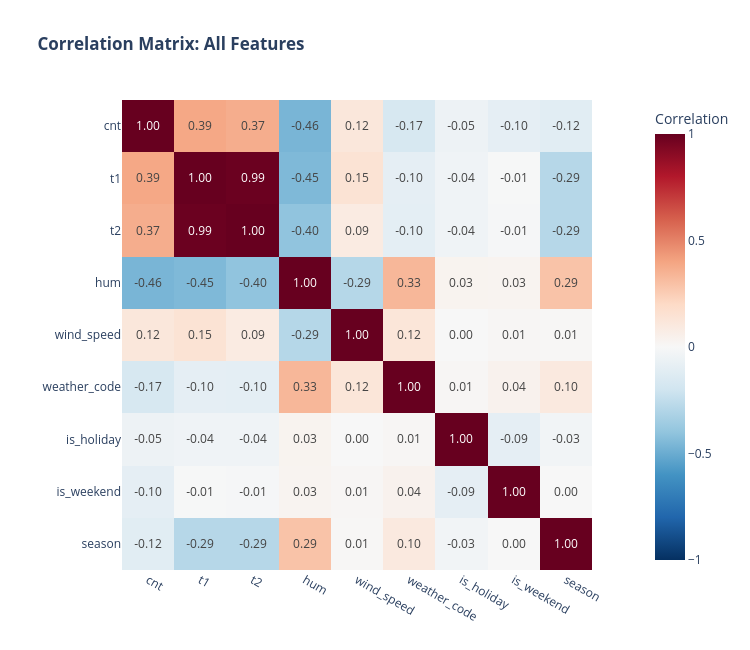

The notebook cell saved with this chart:
### Markdown cell above
- The Physics (t1 vs t2): The tight diagonal proves t1 and t2 are highly collinear, though they "fan out" below 10°C because wind chill pulls the feels-like temperature down.

- The Sweet Spot (Crimson): Bike demand is non-linear and peaks dramatically in the pleasant 20°C to 28°C "Goldilocks zone".

- The Extremes (Blue): Rentals drop to near-zero in freezing cold (bottom-left) and start to taper off once it gets uncomfortably hot (top-right).

### Code cell
# 1. Select the numeric columns from your df.info()
numeric_cols = ['cnt', 't1', 't2', 'hum', 'wind_speed', 'weather_code', 'is_holiday', 'is_weekend', 'season']

# 2. Compute the Pearson correlation matrix
corr_matrix = df[numeric_cols].corr()

# 3. Plot the interactive heatmap
fig_corr = px.imshow(
    corr_matrix,
    text_auto='.2f',                  # Displays values rounded to 2 decimals
    color_continuous_scale='RdBu_r',  # Red for positive correlation, Blue for negative
    zmin=-1, zmax=1,                  # Standard correlation boundaries
    labels=dict(color="Correlation"),
    title="<b>Correlation Matrix: All Features</b>",
    template="plotly_white"
)

fig_corr.update_layout(width=750, height=650)
fig_corr.show()

### Figure 1 — Plotly figure (JSON) as saved in the notebook; plotly's stock layout.template omitted (floating-point values rounded to 4 significant figures)
{"data": [{"coloraxis": "coloraxis", "hovertemplate": "x: %{x}<br>y: %{y}<br>Correlation: %{z}<extra></extra>", "name": "0", "texttemplate": "%{z:.2f}", "type": "heatmap", "x": ["cnt", "t1", "t2", "hum", "wind_speed", "weather_code", "is_holiday", "is_weekend", "season"], "xaxis": "x", "y": ["cnt", "t1", "t2", "hum", "wind_speed", "weather_code", "is_holiday", "is_weekend", "season"], "yaxis": "y", "z": [[1.0, 0.3888, 0.369, -0.4629, 0.1163, -0.1666, -0.0517, -0.0965, -0.1162], [0.3888, 1.0, 0.9883, -0.4478, 0.1455, -0.09711, -0.04223, -0.005342, -0.2859], [0.369, 0.9883, 1.0, -0.4035, 0.08841, -0.09839, -0.04005, -0.00851, -0.2859], [-0.4629, -0.4478, -0.4035, 1.0, -0.2878, 0.3348, 0.03207, 0.0281, 0.2904], [0.1163, 0.1455, 0.08841, -0.2878, 1.0, 0.1248, -0.002606, 0.01148, 0.0103], [-0.1666, -0.09711, -0.09839, 0.3348, 0.1248, 1.0, 0.01294, 0.04236, 0.09898], [-0.0517, -0.04223, -0.04005, 0.03207, -0.002606, 0.01294, 1.0, -0.0949, -0.03249], [-0.0965, -0.005342, -0.00851, 0.0281, 0.01148, 0.04236, -0.0949, 1.0, 0.001067], [-0.1162, -0.2859, -0.2859, 0.2904, 0.0103, 0.09898, -0.03249, 0.001067, 1.0]]}], "layout": {"coloraxis": {"cmax": 1, "cmin": -1, "colorbar": {"title": {"text": "Correlation"}}, "colorscale": [[0, "rgb(5,48,97)"], [0.1, "rgb(33,102,172)"], [0.2, "rgb(67,147,195)"], [0.3, "rgb(146,197,222)"], [0.4, "rgb(209,229,240)"], [0.5, "rgb(247,247,247)"], [0.6, "rgb(253,219,199)"], [0.7, "rgb(244,165,130)"], [0.8, "rgb(214,96,77)"], [0.9, "rgb(178,24,43)"], [1, "rgb(103,0,31)"]]}, "height": 650, "title": {"text": "<b>Correlation Matrix: All Features</b>"}, "width": 750, "xaxis": {"anchor": "y", "constrain": "domain", "domain": [0, 1], "scaleanchor": "y"}, "yaxis": {"anchor": "x", "autorange": "reversed", "constrain": "domain", "domain": [0, 1]}}}
